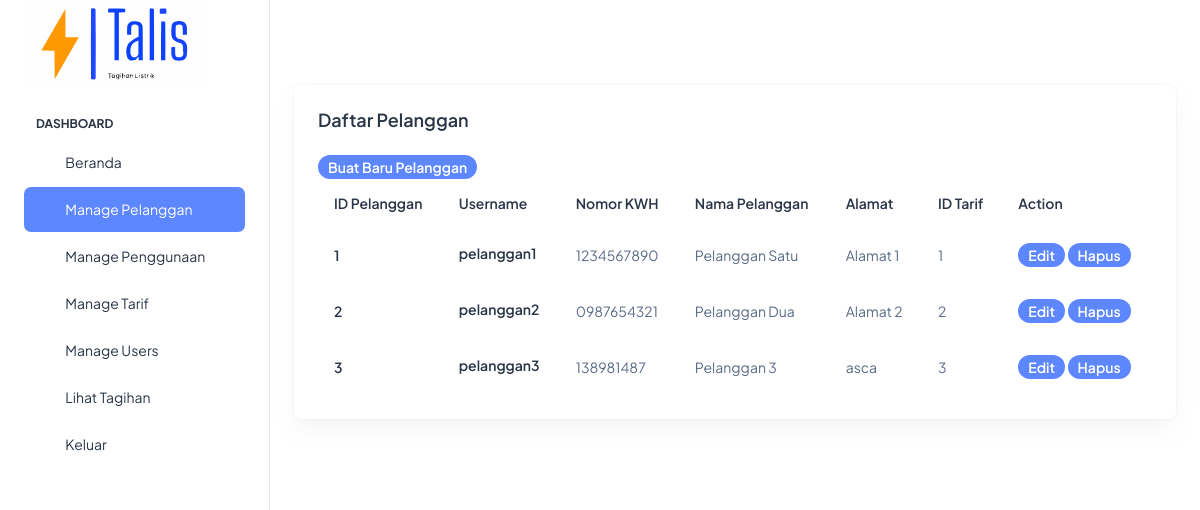
The page /pelanggan/read.php (signed in) on the database its author committed.
### tables this page shows
CREATE TABLE `pelanggan` (
  `id_pelanggan` int(11) NOT NULL,
  `username` varchar(50) DEFAULT NULL,
  `password` varchar(50) DEFAULT NULL,
  `nomor_kwh` varchar(50) DEFAULT NULL,
  `nama_pelanggan` varchar(50) DEFAULT NULL,
  `alamat` text,
  `id_tarif` int(11) DEFAULT NULL
);

### pelanggan/read.php (the view, shortened to what this page needs)
<?php
include '../config.php';
$sql = "SELECT * FROM pelanggan";
$result = $conn->query($sql);
?>
<!doctype html>
<html lang="en">
<head>
    <link rel="stylesheet" href="../assets/css/styles.min.css" />
</head>
<body>
    <div class="page-wrapper" id="main-wrapper" data-layout="vertical" data-navbarbg="skin6" data-sidebartype="full"
        data-sidebar-position="fixed" data-header-position="fixed">
        <aside class="left-sidebar">
            <div>
                <div class="brand-logo d-flex align-items-center justify-content-between">
                    <a href="../index.html" class="text-nowrap logo-img">
                        <img src="../assets/images/logos/dark-logo.svg" width="180" alt="" />
                    </a>
                </div>
                <nav class="sidebar-nav scroll-sidebar" data-simplebar="">
                    <ul id="sidebarnav">
                        <li class="nav-small-cap">
                            <span class="hide-menu">Dashboard</span>
                        </li>
                        <li class="sidebar-item">
                            <a class="sidebar-link" href="../index.php" aria-expanded="false">
                                <span>
                                    <i class="ti ti-layout-dashboard"></i>
                                </span>
                                <span class="hide-menu">Beranda</span>
                            </a>
                        </li>
                        <?php if ($_SESSION['id_level'] == 1) { ?>
                        <li class="sidebar-item">
                            <a class="sidebar-link" href="../pelanggan/read.php" aria-expanded="false">
                                <span>
                                    <i class="ti ti-article"></i>
                                </span>
                                <span class="hide-menu">Manage Pelanggan</span>
                            </a>
                        </li>
                        <li class="sidebar-item">
                            <a class="sidebar-link" href="../penggunaan/read.php" aria-expanded="false">
                                <span>
                                    <i class="ti ti-alert-circle"></i>
                                </span>
                                <span class="hide-menu">Manage Penggunaan</span>
                            </a>
                        </li>
                        <li class="sidebar-item">
                            <a class="sidebar-link" href="../tarif/read.php" aria-expanded="false">
                                <span>
                                    <i class="ti ti-cards"></i>
                                </span>
                                <span class="hide-menu">Manage Tarif</span>
                            </a>
                        </li>
                        <li class="sidebar-item">
                            <a class="sidebar-link" href="../users/read.php" aria-expanded="false">
                                <span>
                                    <i class="ti ti-file-description"></i>
                                </span>
                                <span class="hide-menu">Manage Users</span>
                            </a>
                        </li>
                        <?php } ?>
                        <li class="sidebar-item">
                            <a class="sidebar-link" href="../tagihan.php" aria-expanded="false">
                                <span>
                                    <i class="ti ti-typography"></i>
                                </span>
                                <span class="hide-menu">Lihat Tagihan</span>
                            </a>
                        </li>
                        <li class="sidebar-item">
                            <a class="sidebar-link" href="../logout.php" aria-expanded="false">
                                <span>
                                    <i class="ti ti-login"></i>
                                </span>
                                <span class="hide-menu">Keluar</span>
                            </a>
                        </li>
                    </ul>
                </nav>
            </div>
        </aside>
        <div class="body-wrapper">
            <div class="container-fluid">
                <div class="row">
                    <div class="col-lg-12 d-flex align-items-stretch">
                        <div class="card w-100">
                            <div class="card-body p-4">
                                <h5 class="card-title fw-semibold mb-4">Daftar Pelanggan</h5>
                                <a href="create.php"><span class="badge bg-primary rounded-3 fw-semibold">Buat Baru Pelanggan</span></a>
                                <div class="table-responsive">
                                    <table class="table text-nowrap mb-0 align-middle">
                                        <thead class="text-dark fs-4">
                                            <tr>
                                                <th class="border-bottom-0">
                                                    <h6 class="fw-semibold mb-0">ID Pelanggan</h6>
                                                </th>
                                                <th class="border-bottom-0">
                                                    <h6 class="fw-semibold mb-0">Username</h6>
                                                </th>
                                                <th class="border-bottom-0">
                                                    <h6 class="fw-semibold mb-0">Nomor KWH</h6>
                                                </th>
                                                <th class="border-bottom-0">
                                                    <h6 class="fw-semibold mb-0">Nama Pelanggan</h6>
                                                </th>
                                                <th class="border-bottom-0">
                                                    <h6 class="fw-semibold mb-0">Alamat</h6>
                                                </th>
                                                <th class="border-bottom-0">
                                                    <h6 class="fw-semibold mb-0">ID Tarif</h6>
                                                </th>
                                                <th class="border-bottom-0">
                                                    <h6 class="fw-semibold mb-0">Action</h6>
                                                </th>
                                            </tr>
                                        </thead>
                                        <tbody>
                                            <?php while($row = $result->fetch_assoc()) { ?>
                                            <tr>
                                                <td class="border-bottom-0">
                                                    <h6 class="fw-semibold mb-0"><?php echo $row['id_pelanggan']; ?>
                                                    </h6>
                                                </td>
                                                <td class="border-bottom-0">
                                                    <h6 class="fw-semibold mb-1"><?php echo $row['username']; ?></h6>
                                                </td>
                                                <td class="border-bottom-0">
                                                    <p class="mb-0 fw-normal"><?php echo $row['nomor_kwh']; ?></p>
                                                </td>
                                                <td class="border-bottom-0">
                                                    <p class="mb-0 fw-normal"><?php echo $row['nama_pelanggan']; ?></p>
                                                </td>
                                                <td class="border-bottom-0">
                                                    <p class="mb-0 fw-normal"><?php echo $row['alamat']; ?></p>
                                                </td>
                                                <td class="border-bottom-0">
                                                    <p class="mb-0 fw-normal"><?php echo $row['id_tarif']; ?></p>
                                                </td>
                                                <td class="border-bottom-0">
                                                    <a href="update.php?id=<?php echo $row['id_pelanggan']; ?>">
                                                        <span class="badge bg-primary rounded-3 fw-semibold">Edit</span>
                                                    </a>
                                                    <a href="delete.php?id=<?php echo $row['id_pelanggan']; ?>">
                                                        <span class="badge bg-primary rounded-3 fw-semibold">Hapus</span>
                                                    </a>
                                                </td>
                                            </tr>
                                            <?php } ?>
                                        </tbody>
                                    </table>
                                </div>
                            </div>
                        </div>
                    </div>
                </div>
            </div>
        </div>
    </div>
</body>
</html>

### rows shown on the page
pelanggan: id_pelanggan "1", username "pelanggan1", nomor_kwh "1234567890", nama_pelanggan "Pelanggan Satu", alamat "Alamat 1", id_tarif "1"
pelanggan: id_pelanggan "2", username "pelanggan2", nomor_kwh "0987654321", nama_pelanggan "Pelanggan Dua", alamat "Alamat 2", id_tarif "2"
pelanggan: id_pelanggan "3", username "pelanggan3", nomor_kwh "138981487", nama_pelanggan "Pelanggan 3", alamat "asca", id_tarif "3"
